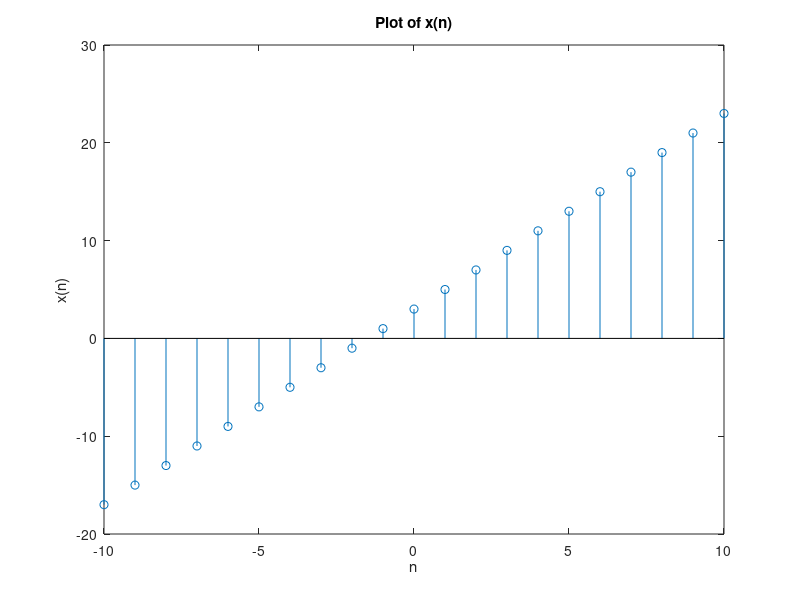

The MATLAB script that drew this image: (Note: this script raises an error after producing the figure.)
% 2.2) Define and plot x(n)
n = -10:10; % Range of n
x = 2*n + 3; % Define x(n)

% a. Plot x(n)
figure;
stem(n, x);
title('Plot of x(n)');
xlabel('n');
ylabel('x(n)');

% b. Plot a time delayed version of x(n) delayed by 3 samples
n_d = 3; % Time delay
x_delayed = time_shift(x, n, n_d);
figure;
stem(n, x_delayed);
title('Plot of time delayed x(n) by 3 samples');
xlabel('n');
ylabel('x(n)');

% c. Plot the time-reversal of x(n)
x_reversed = fliplr(x); % Flip the array to get time-reversal
figure;
stem(n, x_reversed);
title('Time-reversal of x(n)');
xlabel('n');
ylabel('x(n)');

% 2.3) Define and plot y(n)
delta_n = unit_impulse(4, n(1), n(end));
u_n = unit_step(0, n(1), n(end));
y = 5 * delta_n - 2 * unit_impulse(-2, n(1), n(end));
figure;
stem(n, y);
title('Plot of y(n)');
xlabel('n');
ylabel('y(n)');

% 2.4) Define and plot z(n)
z = u_n - unit_step(-4, n(1), n(end));
figure;
stem(n, z);
title('Plot of z(n) = u(n) - u(n-4)');
xlabel('n');
ylabel('z(n)');
